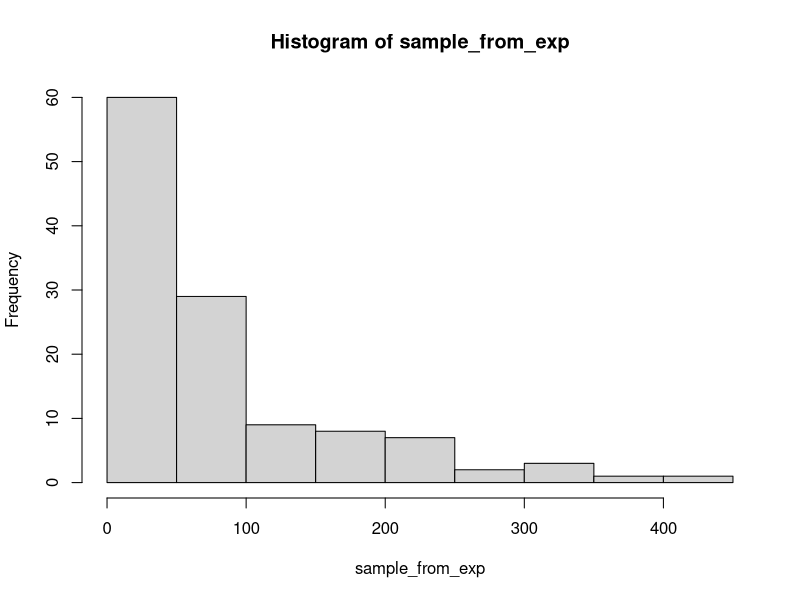
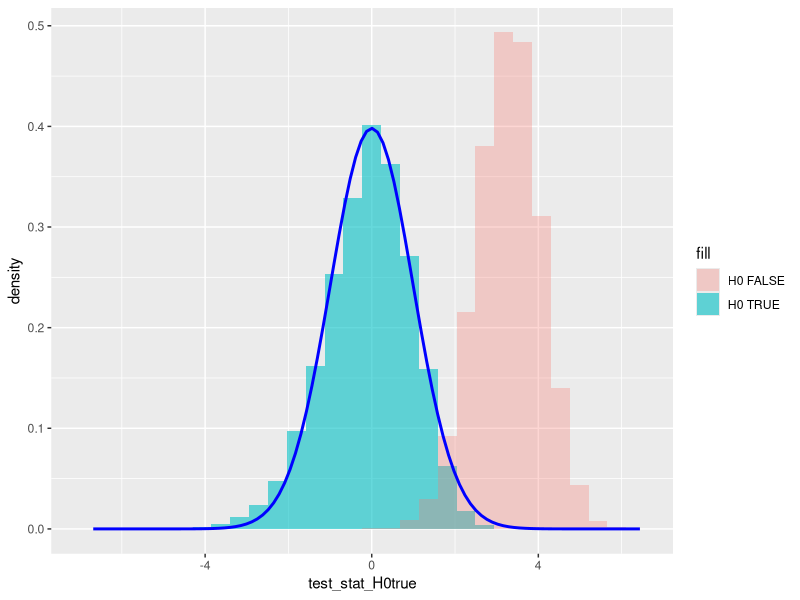
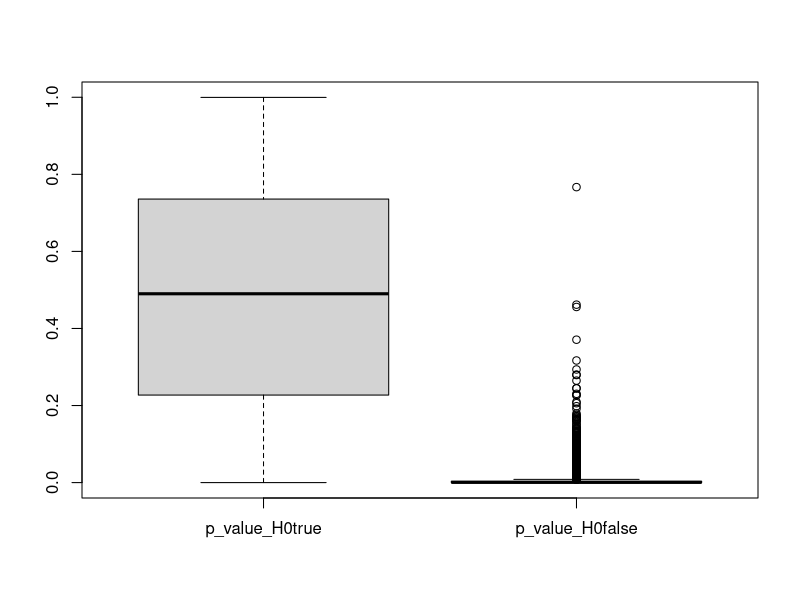
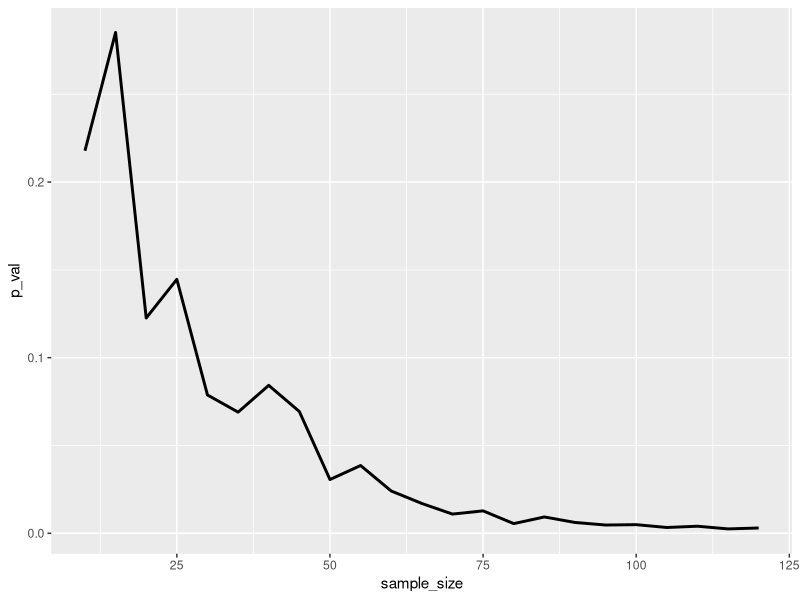

R code for these plots, in order: (Note: this script raises an error after producing the figures.)
## ---- chunk 1
knitr::opts_chunk$set(echo = TRUE)
## ---- chunk 2
n <- 120
rate <- 0.01

set.seed(1992)
sample_from_exp <- rexp(n = n, rate = rate)
hist(sample_from_exp)
## ---- chunk 3
mean(sample_from_exp)
## ---- chunk 4
rate <- 0.01
mu <- 1/rate
sample_size <- 120
replication_number <- 10000

set.seed(1992)
exp_samples <- replicate(replication_number, rexp(n = sample_size, rate = rate))
exp_samples <- as.data.frame(t(exp_samples))

rownames(exp_samples) <- paste0("Sample",1:replication_number)
colnames(exp_samples) <- paste0("Element",1:sample_size)
head(exp_samples)
## ---- chunk 5
exp_samples$sample_mean <- apply(exp_samples[,1:sample_size], 1, mean)
exp_samples$sample_sd <- apply(exp_samples[,1:sample_size], 1, sd) # corrected -> unbiased

head(exp_samples[,(sample_size-1):ncol(exp_samples)]) # look at the last 4 columns
## ---- chunk 6
mu_0_true <- mu # true population mean
mu_0_false <- 70 # arbitrary value

exp_samples$test_stat_H0true <- (exp_samples$sample_mean - mu_0_true)/(exp_samples$sample_sd/sqrt(sample_size))
exp_samples$test_stat_H0false <- (exp_samples$sample_mean - mu_0_false)/(exp_samples$sample_sd/sqrt(sample_size))

head(exp_samples[,(sample_size-1):ncol(exp_samples)])
## ---- chunk 7
library(ggplot2)

# general ggplot function without defining any axes
ggplot(exp_samples) +
  # histogram of test statistic when H0 is TRUE (x axis)
  geom_histogram(aes(x = test_stat_H0true, y = after_stat(density), fill="H0 TRUE"), alpha=0.6) +
  # histogram of test statistic when H0 is FALSE (x axis)
  geom_histogram(aes(x = test_stat_H0false, y = after_stat(density), fill="H0 FALSE"), alpha=0.3) +
  # adding the density function of the t(n-1) distribution
  stat_function(fun = dt, 
                args = list(df = (n-1)),
                col = 'blue', linewidth = 1)
## ---- chunk 8
exp_samples$p_value_H0true <- pt(exp_samples$test_stat_H0true, df = (sample_size-1))
exp_samples$p_value_H0false <- 1-pt(exp_samples$test_stat_H0false, df = (sample_size-1))

head(exp_samples[,sample_size:ncol(exp_samples)])
## ---- chunk 9
boxplot(exp_samples[,c("p_value_H0true", "p_value_H0false")])
## ---- chunk 10
mean(exp_samples$p_value_H0true<0.05)
## ---- chunk 11
mean(exp_samples$p_value_H0false>=0.05)
## ---- chunk 12
mean(exp_samples$p_value_H0true<0.01) # empirical probability of Type I error
mean(exp_samples$p_value_H0false>=0.01) # empirical probability of Type II error
## ---- chunk 13
str(sample_from_exp)
## ---- chunk 14
hypothetical_exp_value <- 60
sample_mean <- mean(sample_from_exp)
s <- sd(sample_from_exp)
n <- length(sample_from_exp)

test_stat <- (sample_mean - hypothetical_exp_value) / (s/sqrt(n))
test_stat
## ---- chunk 15
p_val_t_distr = 1 - pt(test_stat, df = n-1)
p_val_t_distr * 100 # in percentage format
## ---- chunk 16
t.test(sample_from_exp, mu = 60, alternative = "greater")
## ---- chunk 17
p_val_norm_distr <- 1 - pnorm(test_stat)
c(p_val_norm_distr * 100,
  p_val_t_distr * 100)
## ---- chunk 18
p_values <- sapply(seq(10,120, by = 5), function(x) t.test(sample_from_exp[1:x], mu = 60, alternative = "greater")$p.value)
df_pvals <- data.frame(sample_size = seq(10,120, by = 5),
                       p_val = p_values)

ggplot(df_pvals, aes(x=sample_size, y=p_val)) + geom_line(linewidth=1)
## ---- chunk 19
sample_size_list <- c(50,200,500,1000,2000,5000,10000)

exp_samples_big <- replicate(replication_number, rexp(n = max(sample_size_list), rate = rate))
exp_samples_big <- as.data.frame(t(exp_samples_big))

alpha <- 0.05
type1_list <- c()
type2_list <- c()

for (current_size in sample_size_list) {
  p_values_H0true <- sapply(1:nrow(exp_samples_big),
                            function(x) t.test(exp_samples_big[x, 1:current_size], mu = mu_0_true, alternative = "less")$p.value)
  p_values_H0false <- sapply(1:nrow(exp_samples_big),
                            function(x) t.test(exp_samples_big[x, 1:current_size], mu = mu_0_false, alternative = "greater")$p.value)
  type1_list <- c(type1_list,
                  mean(p_values_H0true<alpha)) # empirical probability of Type I error
  type2_list <- c(type2_list,
                  mean(p_values_H0false>=alpha)) # empirical probability of Type II error
}

error_rate_df <- data.frame("sample_size"=sample_size_list,
                            "Type1" = type1_list,
                            "Type2" = type2_list)

ggplot(error_rate_df, aes(x=sample_size)) +
  geom_line(aes(y=Type1, color="Type I Rate"), linewidth=1) +
  geom_line(aes(y=Type2, color="Type II Rate"), linewidth=1)
## ---- chunk 20
ess <- readxl::read_excel("ess_hun_2024.xlsx")
head(ess)
## ---- chunk 21
ess$BMI <- ess$Weight/(ess$Height/100)^2
head(ess$BMI)
## ---- chunk 22
ess_small <- ess[!is.na(ess$BMI),c("idno", "BMI")]
hist(ess_small$BMI)
## ---- chunk 23
# function definition
neg_log_likelihood_norm_H0 <- function(sd_norm){
  log_lik_observations <- log(dnorm(x = ess_small$BMI,
                                    mean = 25,
                                    sd = sd_norm)) # log-probability of every observations occurring under the current parameters
  return(-sum(log_lik_observations))
}

norm_ml_H0 <- optim(20, neg_log_likelihood_norm_H0)
log_likelihood_H0 <- -norm_ml_H0$val
log_likelihood_H0
## ---- chunk 24
# function definition
neg_log_likelihood_norm_H1 <- function(theta_norm){
  log_lik_observations <- log(dnorm(x = ess_small$BMI,
                                    mean = theta_norm[1],
                                    sd = theta_norm[2])) # log-probability of every observations occurring under the current parameters
  return(-sum(log_lik_observations))
}

norm_ml_H1 <- optim(c(20,20), neg_log_likelihood_norm_H1)
log_likelihood_H1 <- -norm_ml_H1$val
log_likelihood_H1
## ---- chunk 25
test_stat_LR <- -2*(log_likelihood_H0 - log_likelihood_H1)
test_stat_LR
## ---- chunk 26
p_val_LR <- 1 - pchisq(test_stat_LR, df = 1)
p_val_LR
## ---- chunk 27
t.test(ess_small$BMI, mu = 25, alternative = "two.sided")
## ---- chunk 28
neg_log_likelihood_norm_H0 <- function(sd_norm){
  log_lik_observations <- log(dnorm(x = ess_small$BMI,
                                    mean = 26.1,
                                    sd = sd_norm)) # log-probability of every observations occurring under the current parameters
  return(-sum(log_lik_observations))
}

norm_ml_H0 <- optim(20, neg_log_likelihood_norm_H0)
log_likelihood_H0 <- -norm_ml_H0$val

test_stat_LR <- -2*(log_likelihood_H0 - log_likelihood_H1)
p_val_LR <- 1 - pchisq(test_stat_LR, df = 1)
p_val_LR
## ---- chunk 29
t.test(ess_small$BMI, mu = 26.1, alternative = "two.sided")
## ---- chunk 30
ess_small <- ess[!is.na(ess$DailyNetUse),c("idno", "DailyNetUse")]
ess_small <- ess_small[ess_small$DailyNetUse > 0,]
hist(ess_small$DailyNetUse)
## ---- chunk 31
neg_log_likelihood_lnorm <- function(theta_lnorm){
  log_lik_observations <- log(dlnorm(x = ess_small$DailyNetUse,
                                     meanlog = theta_lnorm[1],
                                     sdlog = theta_lnorm[2]))
  return(-sum(log_lik_observations))
}

lnorm_ml <- optim(c(2,2), neg_log_likelihood_lnorm)
log_likelihood_H1 <- -lnorm_ml$val

neg_log_likelihood_expon <- function(theta_expon){
  log_lik_observations <- log(dexp(x = ess_small$DailyNetUse,
                                   rate = theta_expon))
  return(-sum(log_lik_observations))
}

expon_ml <- optim(0.001, neg_log_likelihood_expon)
log_likelihood_H0 <- -expon_ml$val

test_stat_LR <- -2*(log_likelihood_H0 - log_likelihood_H1)
test_stat_LR
## ---- chunk 32
1 - pchisq(test_stat_LR, df = 1)
